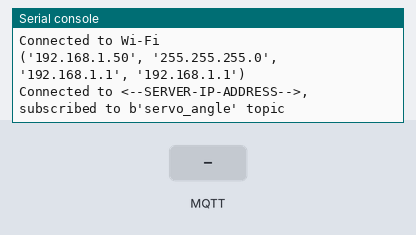
Recording of a program running on a simulated Raspberry Pi Pico running MicroPython. On the bench: the last lines printed to the serial console. The test bench sets the inputs (shaded band). WiFi joins after 1.5 s; no MQTT or app messages arrive unless stated.

Above: at 2.8 s.
2.9 s: MQTT message "1" arrives on the first subscribed topic
At 4.3 s:
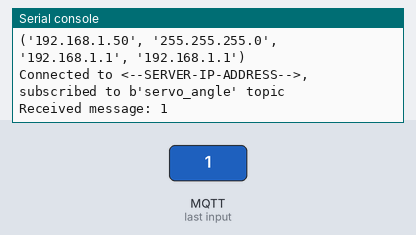
5.1 s: MQTT message "on" arrives on the first subscribed topic
At 6.8 s:
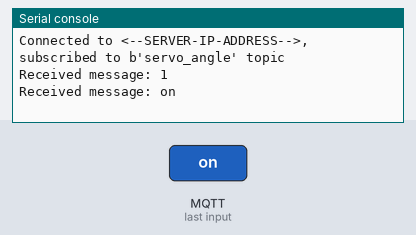
7.1 s: MQTT message "off" arrives on the first subscribed topic
At 8.6 s:
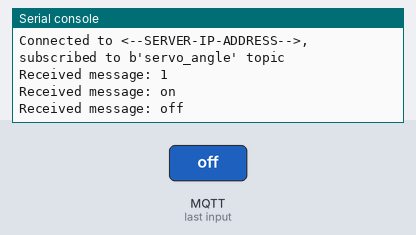

Measured:
- after the input at 2.9 s, the serial console: prints a new line after 0.76 s (image 1)
- after the input at 5.1 s, the serial console: prints a new line after 0.56 s (image 2)
- after the input at 7.1 s, the serial console: prints a new line after 0.56 s (image 3)

The program:

mqtt_sub_test.py
```python
from machine import Pin
from time import sleep
from umqtt.simple import MQTTClient
import network
from random import *

# Configure your Wi-Fi credentials
SSID     = '<--WIFI-NETWORK-NAME-->'
PASSWORD = '<--WIFI-PASSWORD-->'

wlan = network.WLAN(network.STA_IF)
wlan.active(True)
wlan.connect(SSID,PASSWORD)

while not wlan.isconnected():
    pass

print('Connected to Wi-Fi')
print(wlan.ifconfig())

# Setup MQTT
SERVER    = '<--SERVER-IP-ADDRESS-->'  # Replace with your MQTT broker IP
CLIENT_ID = b'PICO'
TOPIC     = b'servo_angle'
USER      = b'<--MQTT_USER-->'    # Replace with your MQTT username
PASSWORD  = b'<--MQTT_PASSWORD-->'# Replace with your MQTT password

def reconnect():
   print('Failed to connect to the MQTT Broker. Reconnecting...')
   sleep(5)
   machine.reset()

def on_message(topic, msg):
    print("Received message:", msg.decode())

def main(server, topic, username, passw):
    client = MQTTClient(CLIENT_ID,
                        server,
                        user=username,
                        password=passw,
                        keepalive=3600)
    client.set_callback(on_message)
    client.connect()
    client.subscribe(topic)
    print("Connected to %s, subscribed to %s topic" % (server, topic))

    try:
        while True:
            client.check_msg()
            sleep(1)

    finally:
        client.disconnect()

main(SERVER, TOPIC, USER, PASSWORD)
```
